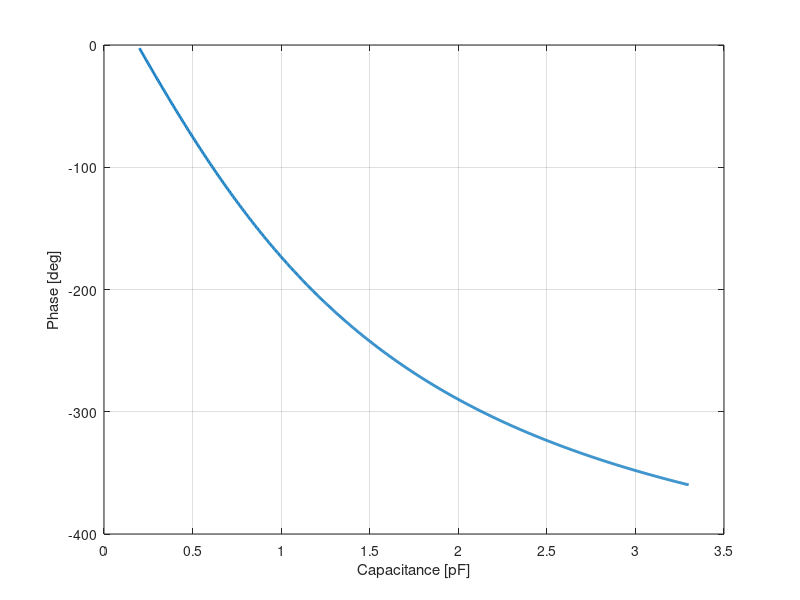

Write MATLAB code to recreate this figure.
f = 2.4e9;
Z0 = 50;
w = 2*pi*f;

er_eff = 2.67;
c = 3e8;
beta = 2*pi*f*sqrt(er_eff)/c;

l = 5e-3;

C = linspace(0.2e-12,3.3e-12,1000);

ZL = 1./(1i*w*C);

Zin = Z0*(ZL + 1i*Z0*tan(beta*l)) ./ (Z0 + 1i*ZL*tan(beta*l));

Gamma = (Zin-Z0)./(Zin+Z0);

S11 = -Gamma.^3;

fase = unwrap(angle(S11))*180/pi;
fase = fase + 10;

plot(C*1e12,fase,'LineWidth',2)
grid on
xlabel('Capacitance [pF]')
ylabel('Phase [deg]')

% Capacità con valori compresi tra 0.2pF e 3.3pF permettono
% di ottenere un phase shifting tra segnale di ingresso e segnale
% riflesso da 0 a 360 gradi
